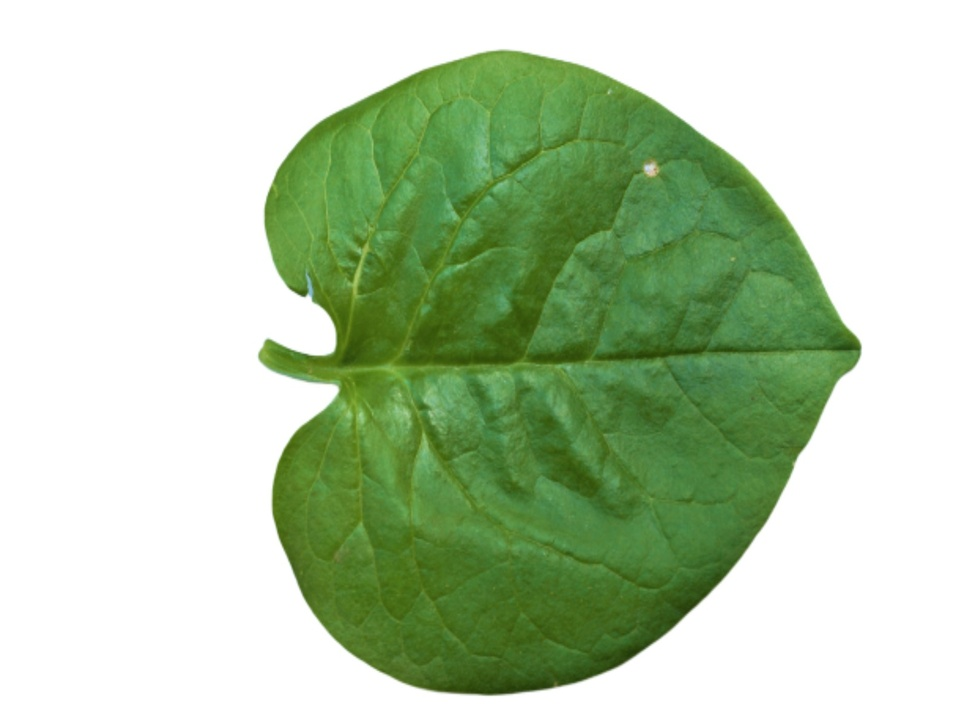
#> input picture uploads/BA-S-002.jpg, 970 x 727 px, shrunk from 1600 x 1200 before the run
$ python -i model_utils.py   (imports and definitions only)   (older library calls are emulated)
#> lines starting #> are read from the running program, lines starting #| are printed output that depends on the picture; after the words box and inside, x2 and y2 are one past the last pixel; in counts of white or black regions, pixels touching at a corner belong together
#> in predict_image, image is the input picture: shape (727, 970, 3); mean B, G, R 174.9, 205.1, 185.4
import cv2
import numpy as np
import pickle
from skimage import color, feature
from skimage.filters import gabor

# Data preprocessing functions

def hsv_mask(image):
    hsv_image = cv2.cvtColor(image, cv2.COLOR_BGR2HSV)
#> hsv_image: shape (727, 970, 3); mean H, S, V 21.5, 60.4, 205.1
    lower_saturation_threshold = 60
    saturation_mask = cv2.inRange(hsv_image[:, :, 1], lower_saturation_threshold, 255)
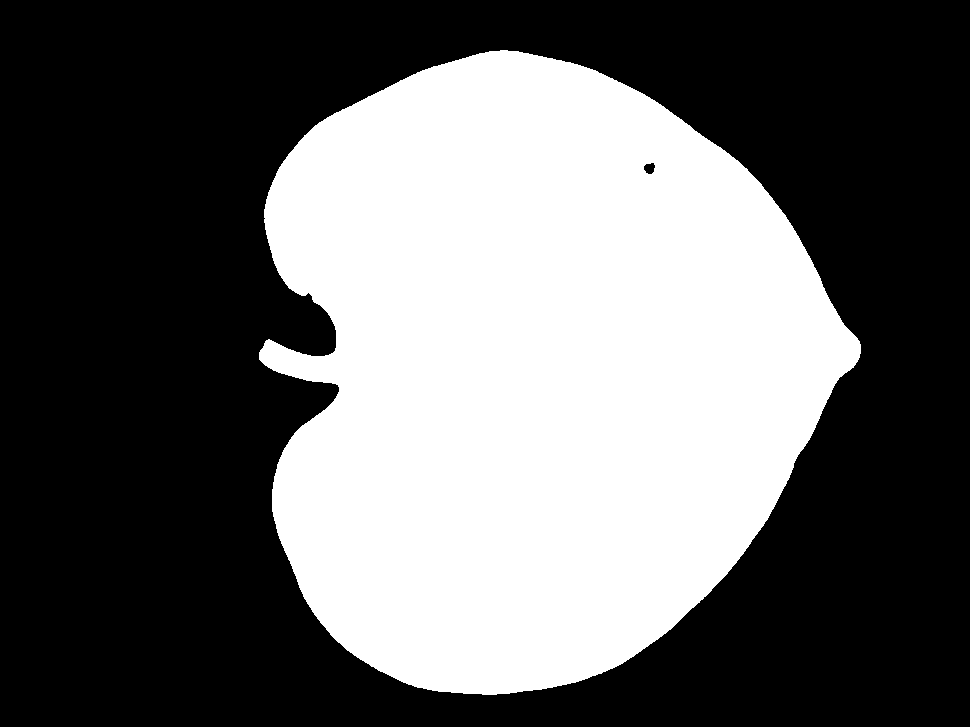
#> saturation_mask: shape (727, 970); 39.9% white; 1 white region, box (x1, y1, x2, y2) and area: (259, 50, 861, 695) 281167
    kernel_size = (5, 5)
    smoothed_mask = cv2.GaussianBlur(saturation_mask, kernel_size, 0)
    _, leaf_mask = cv2.threshold(smoothed_mask, 1, 255, cv2.THRESH_BINARY)
#> leaf_mask: shape (727, 970); 40.6% white; 1 white region, box (x1, y1, x2, y2) and area: (257, 48, 863, 697) 285966
    kernel = np.ones((5, 5), np.uint8)
    closed_mask = cv2.morphologyEx(leaf_mask, cv2.MORPH_CLOSE, kernel)
#> closed_mask: shape (727, 970); 40.6% white; 1 white region, box (x1, y1, x2, y2) and area: (257, 48, 863, 697) 286000
    segmented_image = image.copy()
    segmented_image[closed_mask == 0] = [0, 0, 0]
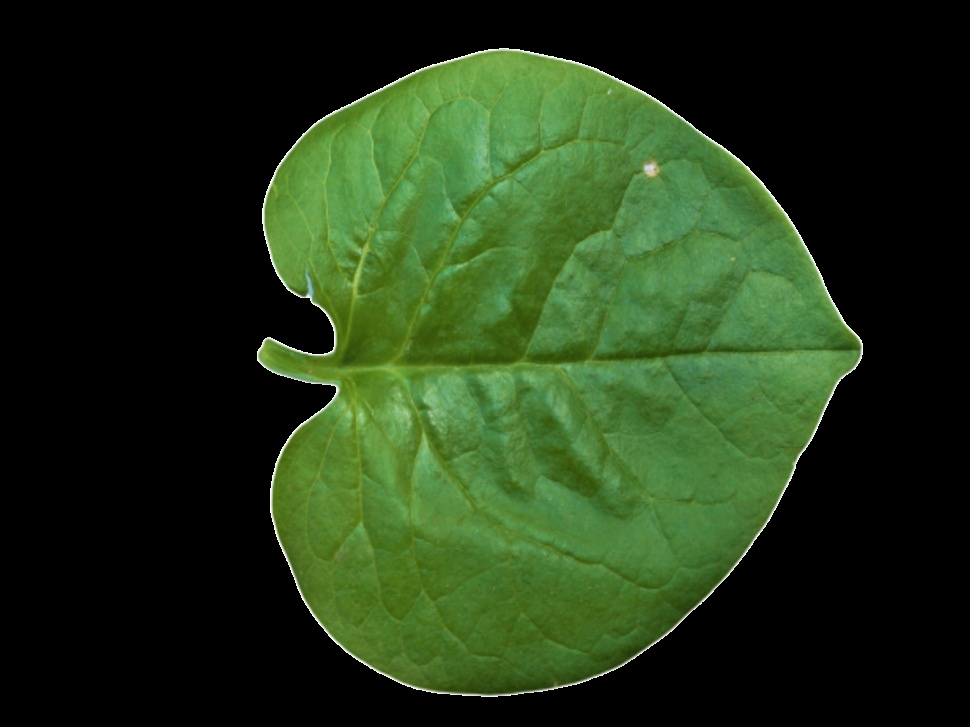
#> segmented_image: shape (727, 970, 3); mean B, G, R 23.3, 53.6, 33.8
    return segmented_image

def extract_lbp_glcm_features(image):
    lbp = feature.local_binary_pattern(image, P=8, R=1, method='uniform')
    lbp_hist, _ = np.histogram(lbp.ravel(), bins=np.arange(0, 10), range=(0, 10))
    lbp_hist = lbp_hist.astype(float)
    lbp_hist /= (lbp_hist.sum() + 1e-6)

    glcm_props = []
    glcm = feature.graycomatrix((image * 255).astype(np.uint8), [1], [0], symmetric=True, normed=True)
    glcm_props.append(feature.graycoprops(glcm, prop='dissimilarity'))
    glcm_props.append(feature.graycoprops(glcm, prop='contrast'))
    glcm_props.append(feature.graycoprops(glcm, prop='homogeneity'))
    glcm_props.append(feature.graycoprops(glcm, prop='energy'))
    glcm_props.append(feature.graycoprops(glcm, prop='correlation'))
    glcm_props = np.array(glcm_props).squeeze()

    theta = [0, np.pi/4, np.pi/2, 3*np.pi/4]
    frequency = [0.1, 0.5, 1.0]

    gabor_features = []
    for t in theta:
        for f in frequency:
            gabor_filter_real, _ = gabor(image, frequency=f, theta=t)
            gabor_features.append(np.mean(gabor_filter_real))
    gabor_features = np.array(gabor_features).squeeze()

    return lbp_hist, glcm_props, gabor_features

def calculate_color_moments(image):
    channels = cv2.split(image)
    color_moments = []
    for channel in channels:
        mean = np.mean(channel)
        variance = np.var(channel)
        skewness = np.mean((channel - mean) ** 3) / (variance ** (3/2) + 1e-6)
        color_moments.extend([mean, variance, skewness])
#> this loop made 3 passes
#> (mean, variance, skewness) on passes 1 to 3: (33.83, 1900.2, 0.94), (53.56, 4445.9, 0.567), (23.31, 1136.8, 1.79)
#> after the loop, color_moments = [33.83, 1900.2, 0.94, 53.56, 4445.9, 0.567, 23.31, 1136.8, 1.79]
    return color_moments

# Load model and preprocessors once
# [6 lines not run here, left out]

def predict_image(image_path):
    image = cv2.imread(image_path)
    hsv = hsv_mask(image)
    image_rgb = cv2.cvtColor(hsv, cv2.COLOR_BGR2RGB)
    moments = calculate_color_moments(image_rgb)
#> moments has the same summary as color_moments in calculate_color_moments

    gray_image = color.rgb2gray(image)
    lbp_features, glcm_features, gabor_features = extract_lbp_glcm_features(gray_image)
#> in extract_lbp_glcm_features, `lbp_hist, _ = np.histogram(lbp.ravel(), bins=np.arange(0, 10), range=(..`: lbp_hist = [8664, 15935, 17833, 46844, 74615, 58572, 26620, 17523, 438584]
#> in extract_lbp_glcm_features, `lbp_hist /= (lbp_hist.sum() + 1e-6)`: lbp_hist = [0.0123, 0.0226, 0.0253, 0.0664, 0.106, 0.0831, 0.0377, 0.0248, 0.622]
#> in extract_lbp_glcm_features, `glcm_props = np.array(glcm_props).squeeze()`: glcm_props = [1.28, 14.59, 0.725, 0.572, 0.999]
#> after the loop in extract_lbp_glcm_features, `for t in theta:`:
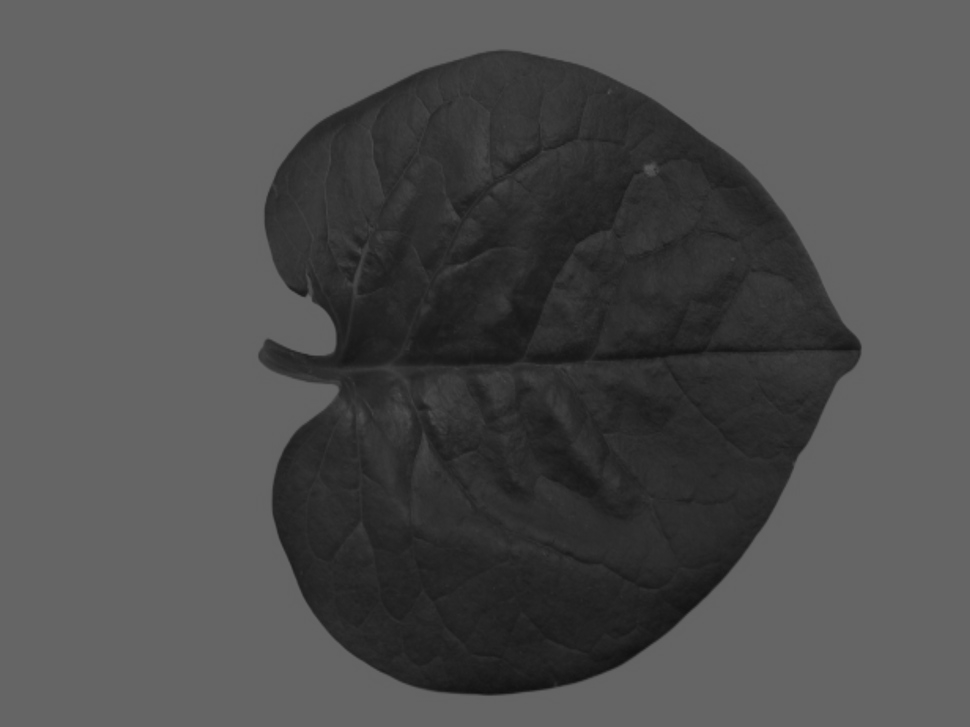
#> gabor_filter_real: shape (727, 970) float64; min 0.069, max 0.402, mean 0.307
#> after the loop in extract_lbp_glcm_features, `for t in theta:`: gabor_features = [0.000744, 0.00305, 0.78, 0.000454, 0.00159, 0.307, 0.000744, 0.00305, 0.78, 0.000454, 0.00159, 0.307]
#> lbp_features has the same summary as lbp_hist in extract_lbp_glcm_features; glcm_features = [1.28, 14.59, 0.725, 0.572, 0.999]

    gradient_x = cv2.Sobel(gray_image, cv2.CV_64F, 1, 0, ksize=3)
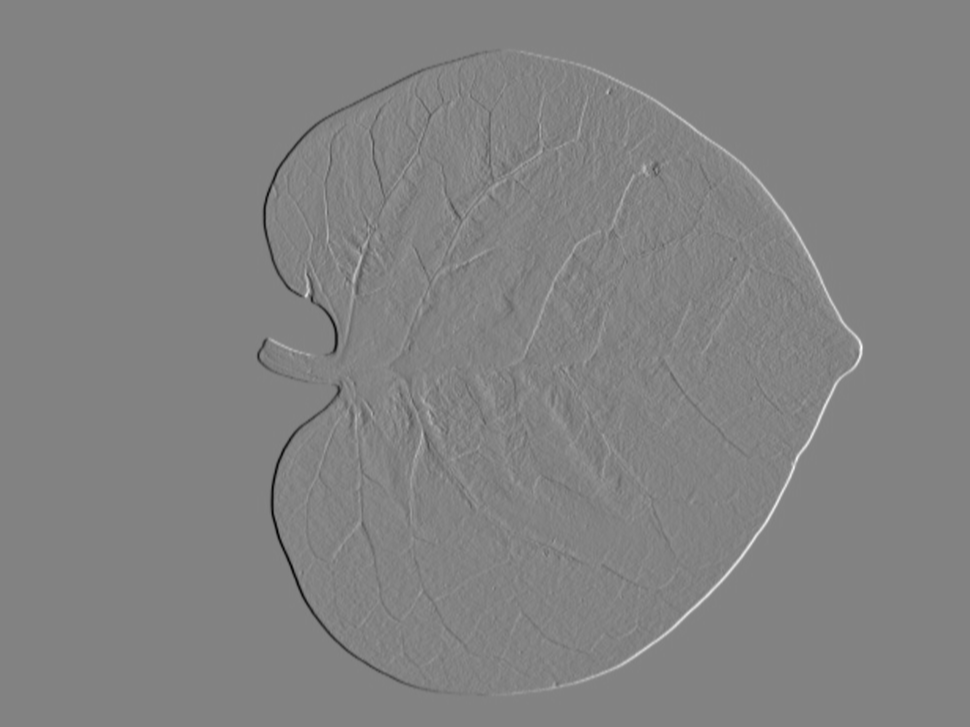
#> gradient_x: shape (727, 970) float64; min -2.1, max 1.99, mean -2.14e-20; drawn with min black and max white
    gradient_y = cv2.Sobel(gray_image, cv2.CV_64F, 0, 1, ksize=3)
    gradient_magnitude = np.sqrt(gradient_x ** 2 + gradient_y ** 2)
    gradient_magnitude = cv2.normalize(gradient_magnitude, None, 0, 255, cv2.NORM_MINMAX, dtype=cv2.CV_8U)

    if len(gradient_magnitude.shape) != 2:
        gradient_magnitude = cv2.cvtColor(gradient_magnitude, cv2.COLOR_BGR2GRAY)

    slbp_features, sglcm_features, sgabor_features = extract_lbp_glcm_features(gradient_magnitude)
#> in extract_lbp_glcm_features (call 2), `lbp = feature.local_binary_pattern(image, P=8, R=1, method='uniform')`:
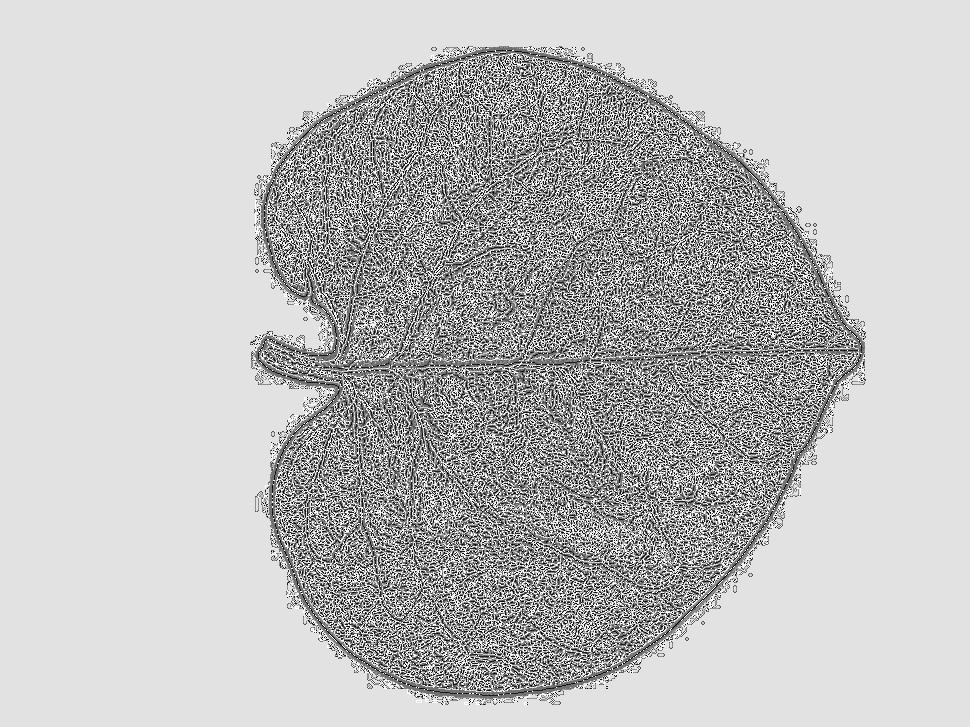
#> lbp: shape (727, 970) float64; min 0, max 9, mean 6.72; drawn with min black and max white
#> in extract_lbp_glcm_features (call 2), `lbp_hist, _ = np.histogram(lbp.ravel(), bins=np.arange(0, 10), range=(..`: lbp_hist = [15761, 30446, 17684, 30293, 49068, 30064, 19962, 25942, 485970]
#> in extract_lbp_glcm_features (call 2), `lbp_hist /= (lbp_hist.sum() + 1e-6)`: lbp_hist = [0.0224, 0.0432, 0.0251, 0.043, 0.0696, 0.0426, 0.0283, 0.0368, 0.689]
#> in extract_lbp_glcm_features (call 2), `glcm_props = np.array(glcm_props).squeeze()`: glcm_props = [4.44, 589.5, 0.675, 0.568, 0.98]
#> in extract_lbp_glcm_features (call 2), `theta = [0, np.pi/4, np.pi/2, 3*np.pi/4]`: theta = [0, 0.785, 1.57, 2.36]
#> the loop in extract_lbp_glcm_features (call 2), `for t in theta:` made 4 passes
#> t on passes 2 to 4: 0.785, 1.57, 2.36
#> after the loop in extract_lbp_glcm_features (call 2), `for t in theta:`:
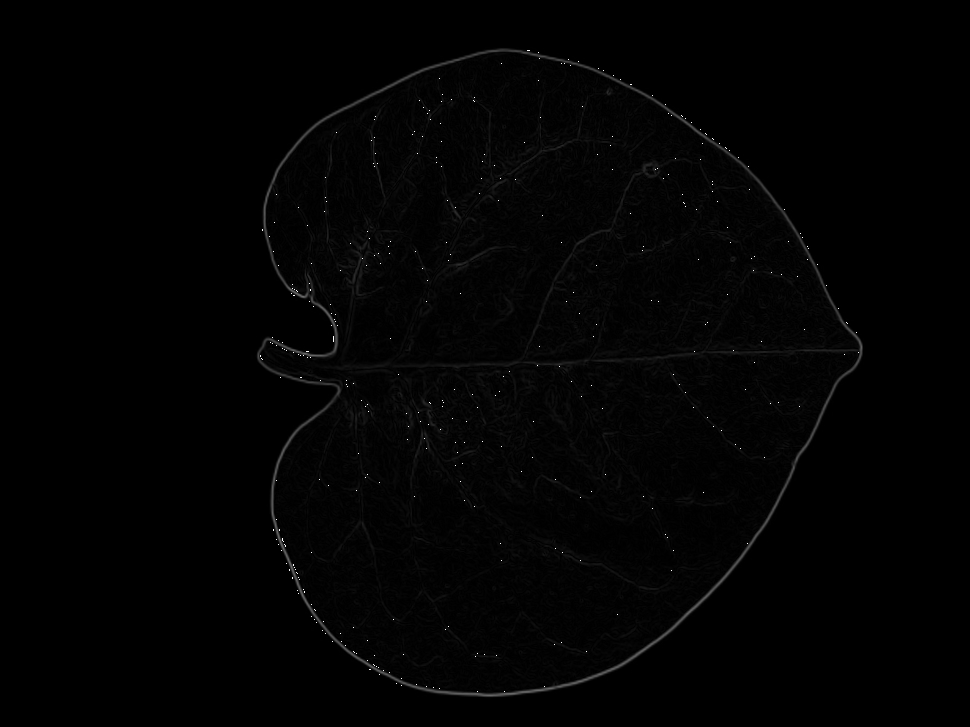
#> gabor_filter_real: shape (727, 970); min 0, max 255, mean 2.4
#> after the loop in extract_lbp_glcm_features (call 2), `for t in theta:`: gabor_features = [7.98, 9.05, 6.1, 8.34, 3.06, 2.46, 9.59, 9.84, 6.1, 8.22, 2.77, 2.43]
#> slbp_features has the same summary as lbp_hist in extract_lbp_glcm_features; sglcm_features = [4.44, 589.5, 0.675, 0.568, 0.98]; sgabor_features has the same summary as gabor_features in extract_lbp_glcm_features

    features_arr = np.concatenate((
        lbp_features, glcm_features, gabor_features,
        slbp_features, sglcm_features, sgabor_features,
        moments
    ))
#> features_arr = 61 values, max 4445.9 at index 56, min 0.000454 at index 17, mean 135.9

#> (the run stopped early here; a loop or call above may not have finished)
